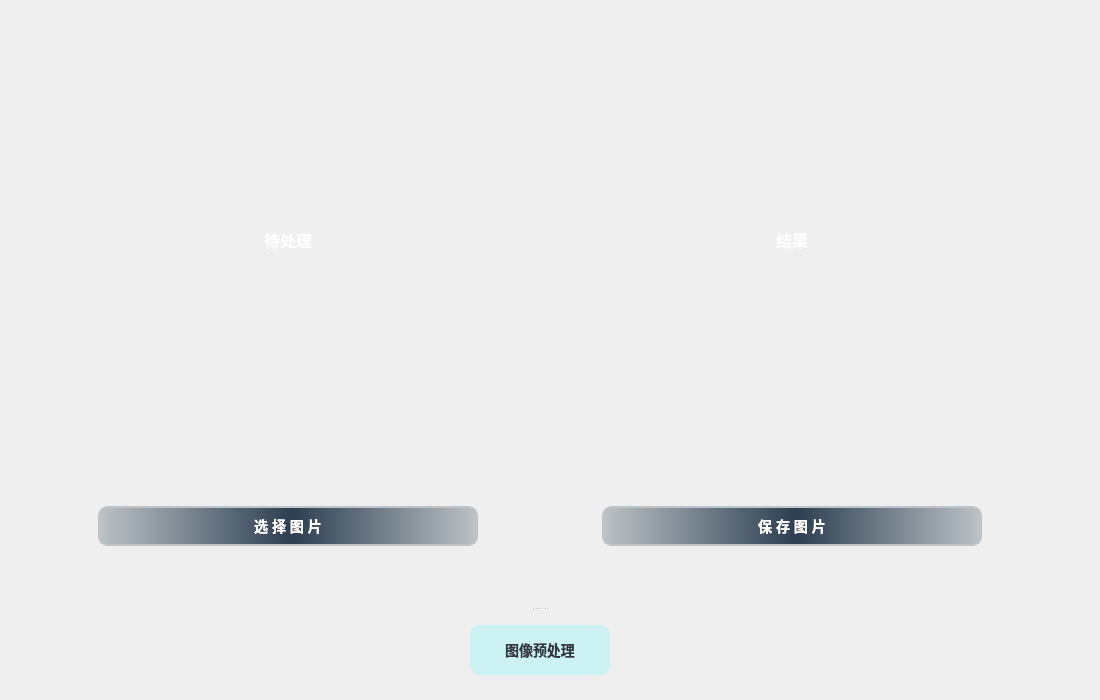
<?xml version="1.0" encoding="UTF-8"?>
<ui version="4.0">
 <class>Formwin5</class>
 <widget class="QWidget" name="Formwin5">
  <property name="geometry">
   <rect>
    <x>0</x>
    <y>0</y>
    <width>1100</width>
    <height>700</height>
   </rect>
  </property>
  <property name="minimumSize">
   <size>
    <width>1100</width>
    <height>700</height>
   </size>
  </property>
  <property name="maximumSize">
   <size>
    <width>1100</width>
    <height>700</height>
   </size>
  </property>
  <property name="windowTitle">
   <string>Form</string>
  </property>
  <widget class="QSplitter" name="splitter">
   <property name="geometry">
    <rect>
     <x>-10</x>
     <y>-10</y>
     <width>1100</width>
     <height>700</height>
    </rect>
   </property>
   <property name="minimumSize">
    <size>
     <width>1100</width>
     <height>700</height>
    </size>
   </property>
   <property name="orientation">
    <enum>Qt::Vertical</enum>
   </property>
   <widget class="QWidget" name="layoutWidget">
    <property name="minimumSize">
     <size>
      <width>500</width>
      <height>0</height>
     </size>
    </property>
    <layout class="QGridLayout" name="gridLayout">
     <item row="1" column="0">
      <widget class="QPushButton" name="pushButton_load">
       <property name="minimumSize">
        <size>
         <width>400</width>
         <height>60</height>
        </size>
       </property>
       <property name="maximumSize">
        <size>
         <width>400</width>
         <height>60</height>
        </size>
       </property>
       <property name="styleSheet">
        <string notr="true">QPushButton {
    background: qlineargradient(spread:pad, x1:0, y1:0, x2:1, y2:0, stop:0 #bdc3c7, stop:0.51 #2c3e50, stop:1 #bdc3c7);
    border: 2px solid #bdc3c7; /* 初始状态下的边框颜色 */
    padding: 10px 45px;
    border-radius: 10px;
    text-align: center;
    text-transform: uppercase;
    box-shadow: 0 0 20px #eee;
    display: block;
    margin: 10px;
    color: white; /* 文字颜色为白色 */
    transition: box-shadow 0.5s, background-position 0.5s, border-color 0.5s; /* 添加过渡效果 */
    background-size: 200% auto;
font-family: &quot;Arial&quot;; /* 添加字体族 */
    font-size: 14px; /* 添加字体大小 */
    font-weight: bold; /* 添加字体粗细 */
    font-style: normal; /* 添加字体风格 */
}

QPushButton:hover {
    background-position: 100% 0; /* 改变背景位置以实现渐变的滑动效果 */
    border-color: #2c3e50; /* 悬浮时边框颜色调整为渐变的中间颜色 */
    color: white; /* 鼠标悬浮时保持文字颜色为白色 */
    box-shadow: 0 4px 8px 0 rgba(0,0,0,0.2); /* 增加悬浮阴影效果 */
}

QPushButton:pressed, QPushButton:checked {
    /* 按下和选中时，你可以选择保持渐变效果或设置不同的样式 */
    background: qlineargradient(spread:pad, x1:0, y1:0, x2:1, y2:0, stop:0 #2c3e50, stop:1 #bdc3c7); /* 示例：反转渐变的方向 */
    color: white; /* 按下时保持文字颜色为白色 */
    border-color: #2c3e50; /* 按下时边框颜色调整为渐变的深色 */
}
</string>
       </property>
       <property name="text">
        <string>选 择 图 片</string>
       </property>
      </widget>
     </item>
     <item row="0" column="1">
      <widget class="QLabel" name="label_jieguo">
       <property name="minimumSize">
        <size>
         <width>400</width>
         <height>400</height>
        </size>
       </property>
       <property name="maximumSize">
        <size>
         <width>400</width>
         <height>400</height>
        </size>
       </property>
       <property name="styleSheet">
        <string notr="true"/>
       </property>
       <property name="text">
        <string>&lt;html&gt;&lt;head/&gt;&lt;body&gt;&lt;p align=&quot;center&quot;&gt;&lt;span style=&quot; font-size:12pt; font-weight:600; color:#ffffff;&quot;&gt;结果&lt;/span&gt;&lt;/p&gt;&lt;/body&gt;&lt;/html&gt;</string>
       </property>
      </widget>
     </item>
     <item row="0" column="0">
      <widget class="QLabel" name="label_daichuli">
       <property name="minimumSize">
        <size>
         <width>400</width>
         <height>400</height>
        </size>
       </property>
       <property name="maximumSize">
        <size>
         <width>400</width>
         <height>400</height>
        </size>
       </property>
       <property name="styleSheet">
        <string notr="true"/>
       </property>
       <property name="text">
        <string>&lt;html&gt;&lt;head/&gt;&lt;body&gt;&lt;p align=&quot;center&quot;&gt;&lt;span style=&quot; font-size:12pt; font-weight:600; color:#ffffff;&quot;&gt;待处理&lt;/span&gt;&lt;/p&gt;&lt;/body&gt;&lt;/html&gt;</string>
       </property>
      </widget>
     </item>
     <item row="1" column="1">
      <widget class="QPushButton" name="pushButton_save">
       <property name="minimumSize">
        <size>
         <width>400</width>
         <height>60</height>
        </size>
       </property>
       <property name="maximumSize">
        <size>
         <width>400</width>
         <height>60</height>
        </size>
       </property>
       <property name="styleSheet">
        <string notr="true">QPushButton {
    background: qlineargradient(spread:pad, x1:0, y1:0, x2:1, y2:0, stop:0 #bdc3c7, stop:0.51 #2c3e50, stop:1 #bdc3c7);
    border: 2px solid #bdc3c7; /* 初始状态下的边框颜色 */
    padding: 10px 45px;
    border-radius: 10px;
    text-align: center;
    text-transform: uppercase;
    box-shadow: 0 0 20px #eee;
    display: block;
    margin: 10px;
    color: white; /* 文字颜色为白色 */
    transition: box-shadow 0.5s, background-position 0.5s, border-color 0.5s; /* 添加过渡效果 */
    background-size: 200% auto;
font-family: &quot;Arial&quot;; /* 添加字体族 */
    font-size: 14px; /* 添加字体大小 */
    font-weight: bold; /* 添加字体粗细 */
    font-style: normal; /* 添加字体风格 */
}

QPushButton:hover {
    background-position: 100% 0; /* 改变背景位置以实现渐变的滑动效果 */
    border-color: #2c3e50; /* 悬浮时边框颜色调整为渐变的中间颜色 */
    color: white; /* 鼠标悬浮时保持文字颜色为白色 */
    box-shadow: 0 4px 8px 0 rgba(0,0,0,0.2); /* 增加悬浮阴影效果 */
}

QPushButton:pressed, QPushButton:checked {
    /* 按下和选中时，你可以选择保持渐变效果或设置不同的样式 */
    background: qlineargradient(spread:pad, x1:0, y1:0, x2:1, y2:0, stop:0 #2c3e50, stop:1 #bdc3c7); /* 示例：反转渐变的方向 */
    color: white; /* 按下时保持文字颜色为白色 */
    border-color: #2c3e50; /* 按下时边框颜色调整为渐变的深色 */
}
</string>
       </property>
       <property name="text">
        <string>保 存 图 片</string>
       </property>
      </widget>
     </item>
    </layout>
   </widget>
   <widget class="QWidget" name="layoutWidget">
    <property name="minimumSize">
     <size>
      <width>80</width>
      <height>50</height>
     </size>
    </property>
    <layout class="QHBoxLayout" name="horizontalLayout">
     <item>
      <widget class="QPushButton" name="pushButton_pre">
       <property name="minimumSize">
        <size>
         <width>150</width>
         <height>60</height>
        </size>
       </property>
       <property name="maximumSize">
        <size>
         <width>150</width>
         <height>60</height>
        </size>
       </property>
       <property name="styleSheet">
        <string notr="true">QPushButton {
    background-color: #CCF2F4; /* 设置为纯色背景 */
    border: 2px solid #CCF2F4; /* 初始边框颜色与背景色一致 */
    padding: 10px 10px;
    border-radius: 10px;
    text-align: center;
    text-transform: uppercase;
    box-shadow: 0 0 20px #eee;
    display: block;
    margin: 5px;
    color: #31363F; /* 文字颜色为白色 */
    transition: box-shadow 0.5s, border-color 0.5s; /* 添加过渡效果 */
font-family: &quot;Arial&quot;; /* 添加字体族 */
    font-size: 14px; /* 添加字体大小 */
    font-weight: bold; /* 添加字体粗细 */
    font-style: normal; /* 添加字体风格 */
}

QPushButton:hover {
	background-color: #AAAAAA;
	color: white;
    border-color: darken(#CCF2F4, 10%); /* 鼠标悬浮时边框颜色变深 */
    box-shadow: 0 0 20px darken(#CCF2F4, 10%); /* 增加悬浮时的阴影效果，边框颜色变深 */
}

QPushButton:pressed, QPushButton:checked {
    background-color: #B2E4E6; /* 按下时的背景颜色稍微变深 */
    color: #FFF; /* 按下时保持文字颜色为白色 */
}
</string>
       </property>
       <property name="text">
        <string>图像预处理</string>
       </property>
      </widget>
     </item>
    </layout>
   </widget>
  </widget>
 </widget>
 <resources/>
 <connections/>
</ui>
